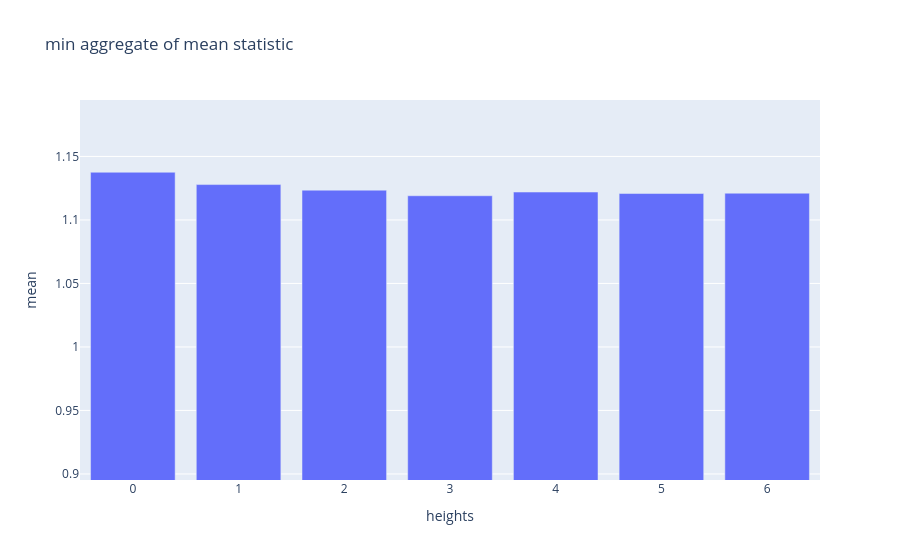

Notebook source saved alongside this figure:
### Code cell
plots.plot_aggregate_statistics(day_aggs['mean', 'min'])

### Figure 1 — Plotly figure (JSON) as saved in the notebook; plotly's stock layout.template omitted (floating-point values rounded to 4 significant figures)
{"data": [{"type": "bar", "y": [1.138, 1.128, 1.123, 1.119, 1.122, 1.121, 1.121]}], "layout": {"title": {"text": "min aggregate of mean statistic "}, "xaxis": {"title": {"text": "heights"}}, "yaxis": {"range": [0.8952, 1.194], "title": {"text": "mean"}}}}
